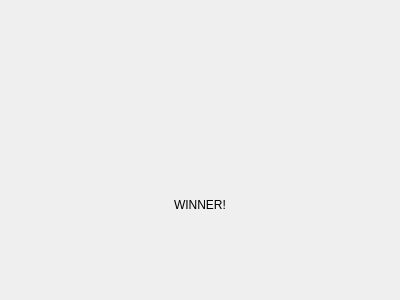
<?xml version="1.0" encoding="UTF-8"?>
<ui version="4.0">
 <class>ResultWidget</class>
 <widget class="QWidget" name="ResultWidget">
  <property name="geometry">
   <rect>
    <x>0</x>
    <y>0</y>
    <width>400</width>
    <height>300</height>
   </rect>
  </property>
  <property name="windowTitle">
   <string>Form</string>
  </property>
  <layout class="QVBoxLayout" name="verticalLayout" stretch="2,1">
   <item>
    <layout class="QHBoxLayout" name="horizontalLayout">
     <item>
      <widget class="QLabel" name="cross">
       <property name="text">
        <string/>
       </property>
       <property name="alignment">
        <set>Qt::AlignCenter</set>
       </property>
      </widget>
     </item>
     <item>
      <widget class="QLabel" name="circle">
       <property name="text">
        <string/>
       </property>
       <property name="alignment">
        <set>Qt::AlignCenter</set>
       </property>
      </widget>
     </item>
    </layout>
   </item>
   <item>
    <widget class="QLabel" name="result">
     <property name="text">
      <string>WINNER!</string>
     </property>
     <property name="alignment">
      <set>Qt::AlignHCenter|Qt::AlignTop</set>
     </property>
    </widget>
   </item>
  </layout>
 </widget>
 <resources/>
 <connections/>
</ui>
